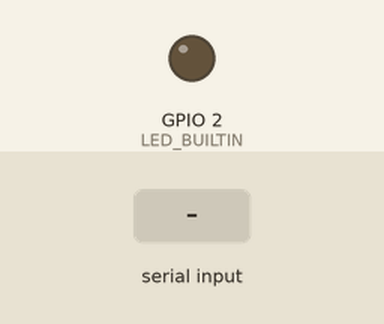
The sketch below on a simulated ESP32. Shown: output pins drawn as LEDs (lit = HIGH). Dashed ring = blinking. Inputs (shaded band) come from the test bench. WiFi joins after 1.5 s; servers stay silent unless stated; what the sketch prints to the serial monitor is not drawn.

Above: at 0.8 s.
0.9 s: "1" received over Serial
At 4.2 s:
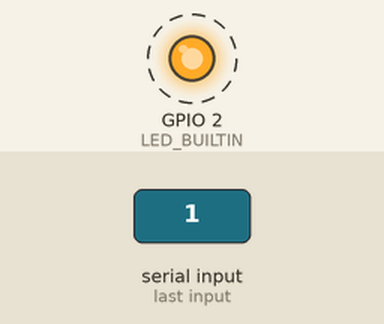
Timing chart, 0 to 9.9 s (numbered marks = the images above; inputs shaded):
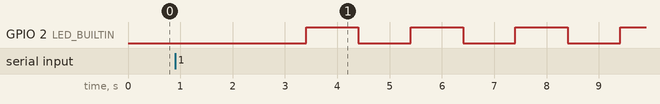

Measured:
- after the input at 0.9 s, GPIO 2 (LED_BUILTIN): alternates HIGH for 1.0 s and LOW for 1.0 s, starting after 2.5 s

The sketch:

mqtt_iot.ino
```cpp
// Bibliotecas
#include<WiFi.h>

//Informações de Rede
//const char* ssid = "Iot Smart House";  // Enter SSID here
//const char* password = "IotSmartHousei8#!";  //Enter Password here

const char* ssid = "AsusDreh";  // Enter SSID here
const char* password = "stoniarigida";  //Enter Password here


uint32_t contador_loop = 0;
String client_id;

//Objects
WiFiClient espClient;


void setup() {
  // initialize digital pin LED_BUILTIN as an output.
  pinMode(LED_BUILTIN, OUTPUT);
  Serial.begin(115200);

  Serial.println("Inicializando componente...");
  Serial.print("Digite o ID do Cliente: ");
 while(Serial.available() == 0);
 while(Serial.available() > 0){
    client_id = Serial.readString();
 }

 Serial.print("Cliente ID: ");
 Serial.println(client_id);

 //Iniciando a conexão de rede

 Serial.print("Iniciando WiFi...");
 WiFi.begin(ssid, password);
 while (WiFi.status() != WL_CONNECTED) {
  delay(500);
  Serial.print(".");
  }
  Serial.println("");
  Serial.println("WiFi connected..!");
  Serial.print("Got IP: ");  Serial.println(WiFi.localIP());


}

// the loop function runs over and over again forever
void loop() {
  digitalWrite(LED_BUILTIN, HIGH);   // turn the LED on (HIGH is the voltage level)
  delay(1000);                       // wait for a second
  digitalWrite(LED_BUILTIN, LOW);    // turn the LED off by making the voltage LOW
  delay(1000);                       // wait for a second

  contador_loop++;
  Serial.printf("Loop: %d\n", contador_loop);
}
```
